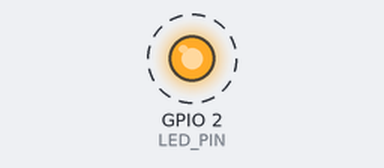
Recording of a sketch running on a simulated ESP32. Parts: output pins drawn as LEDs (lit = HIGH). Dashed ring = blinking. What the sketch prints to the serial monitor is not drawn.

Above: at 0.5 s.
Timing chart, 0 to 4.6 s (numbered marks = the images above):
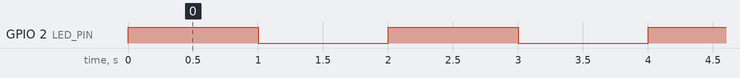

Measured:
- by itself, GPIO 2 (LED_PIN): alternates HIGH for 1.0 s and LOW for 1.0 s

The sketch:

esp32test.ino
```cpp
#define LED_PIN 2 // GPIO pin connected to the LED

void setup() {
  Serial.begin(115200); // Initialize serial communication
  pinMode(LED_PIN, OUTPUT); // Set the LED pin as an output
}

void loop() {
  Serial.println("Turning LED on");
  digitalWrite(LED_PIN, HIGH); // Turn on the LED
  delay(1000); // Wait for 1 second

  Serial.println("Turning LED off");
  digitalWrite(LED_PIN, LOW); // Turn off the LED
  delay(1000); // Wait for 1 second
}
```
